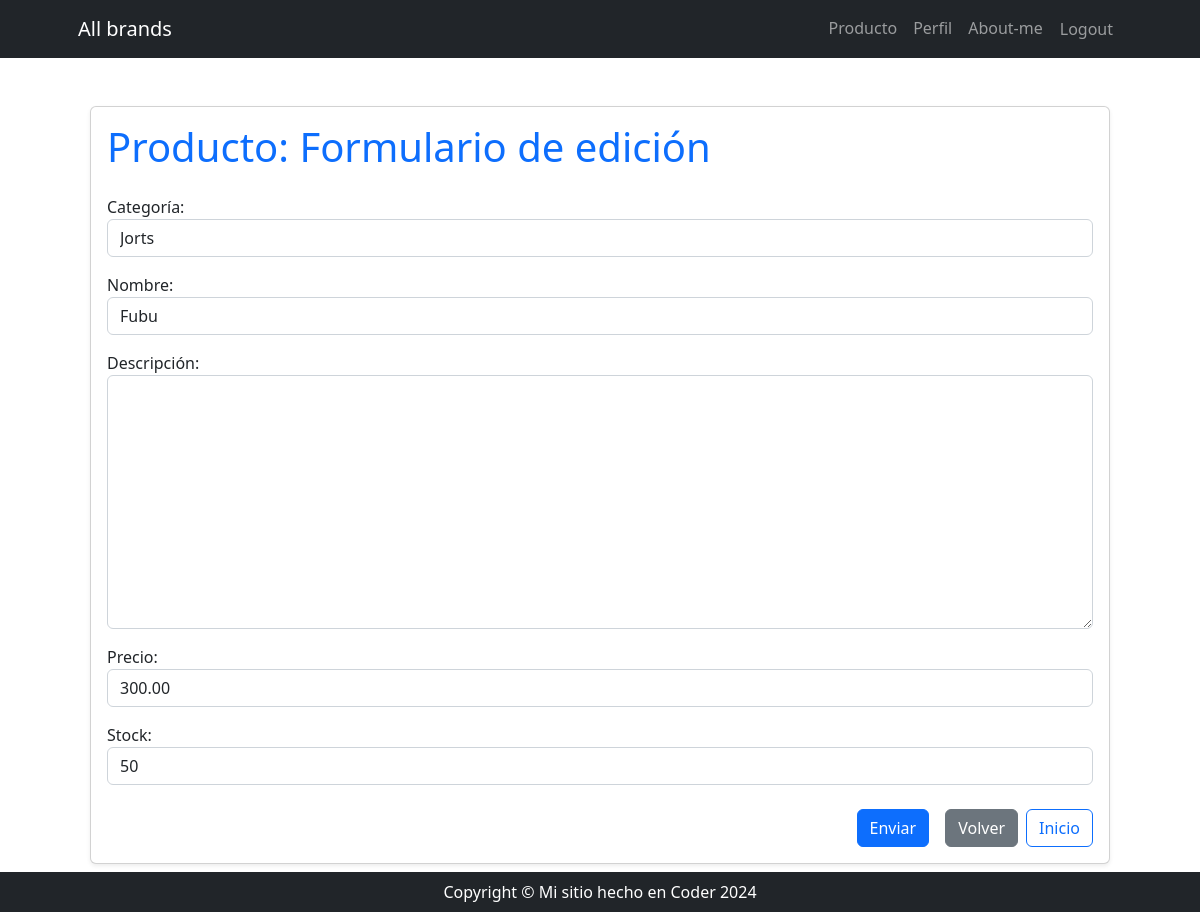
The page /producto/producto/update/4 (signed in) on the database as committed earlier.
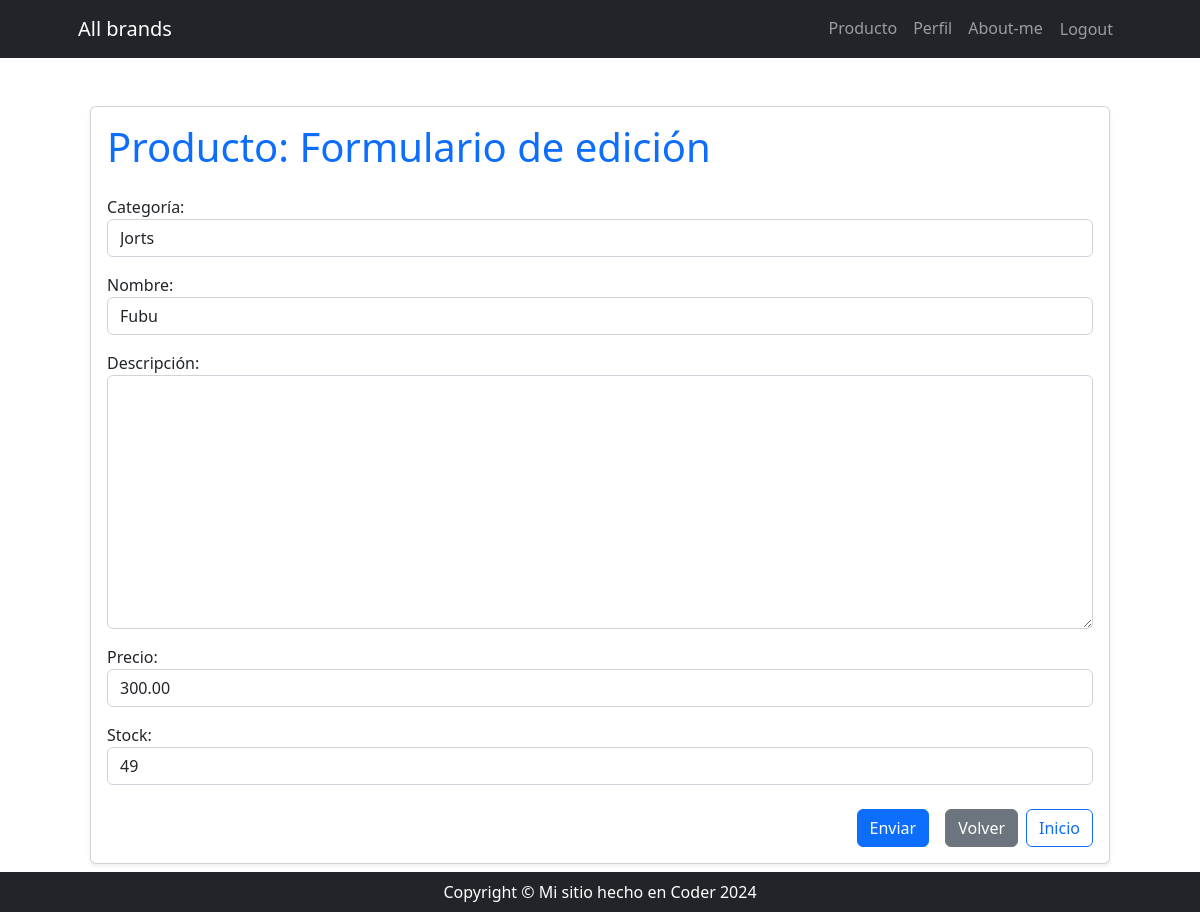
The same page on the database as committed later.
### producto/models.py (models this page shows, shortened)
class Producto(models.Model):
    categoria = models.ForeignKey(
        Categoria,
        on_delete=models.SET_NULL,
        null=True,
        blank=True,
        verbose_name='categoría',
    )
    nombre = models.CharField(max_length=100, db_index=True)
    descripcion = models.TextField(blank=True, null=True, verbose_name='descripción')
    precio = models.DecimalField(max_digits=10, decimal_places=2)
    stock = models.PositiveIntegerField()
    class Meta:
        unique_together = ('categoria', 'nombre')
        verbose_name = 'Producto'
        verbose_name_plural = 'Productos'

### producto/views_models/producto.py (the view, shortened to what this page needs)
# urls.py: path('producto/update/<int:pk>', producto.ProductoUpdateView.as_view(), name='producto_update'),
class ProductoUpdateView(UpdateView):
    model = Producto
    form_class = ProductoForm
    success_url = reverse_lazy('producto:producto_list')

### producto/forms.py (shortened to what this page needs)
class ProductoForm(forms.ModelForm):
    class Meta:
        model = Producto
        fields = ['categoria', 'nombre', 'descripcion', 'precio', 'stock']

### producto/models.py (called while the page is built)
    def __str__(self):
        return self.nombre

### producto/templates/producto/producto_form.html (shortened to what this page needs)
{% extends 'core/base.html' %}
{% load widget_tweaks %}
{% block content %}
    <div class="container py-5">
        <div class="card shadow-sm">
            <div class="card-body">
                {% if form.instance.pk %}
                    <h1 class="card-title mb-4 text-primary">Producto: Formulario de edición</h1>
                {% else %}
                    <h1 class="card-title mb-4 text-primary">Producto: Formulario de creación</h1>
                {% endif %}
                <form method="post" class="needs-validation">
                    {% for field in form %}
                        <div class="mb-3">
                            {{ field.label_tag }}
                            {{ field|add_class:"form-control" }}
                        </div>
                    {% endfor %}
                    <div class="d-grid gap-2 d-md-flex justify-content-md-end mt-4">
                        <button type="submit" class="btn btn-primary me-md-2">Enviar</button>
                        <a href="{% url 'producto:producto_list' %}" class="btn btn-secondary">Volver</a>
                        <a href="{% url 'core:index' %}" class="btn btn-outline-primary">Inicio</a>
                    </div>
                </form>
            </div>
        </div>
    </div>
{% endblock content %}

Rows that differ between the two databases and show on the page:
changed Producto "Jorts": stock "50" → "49"
